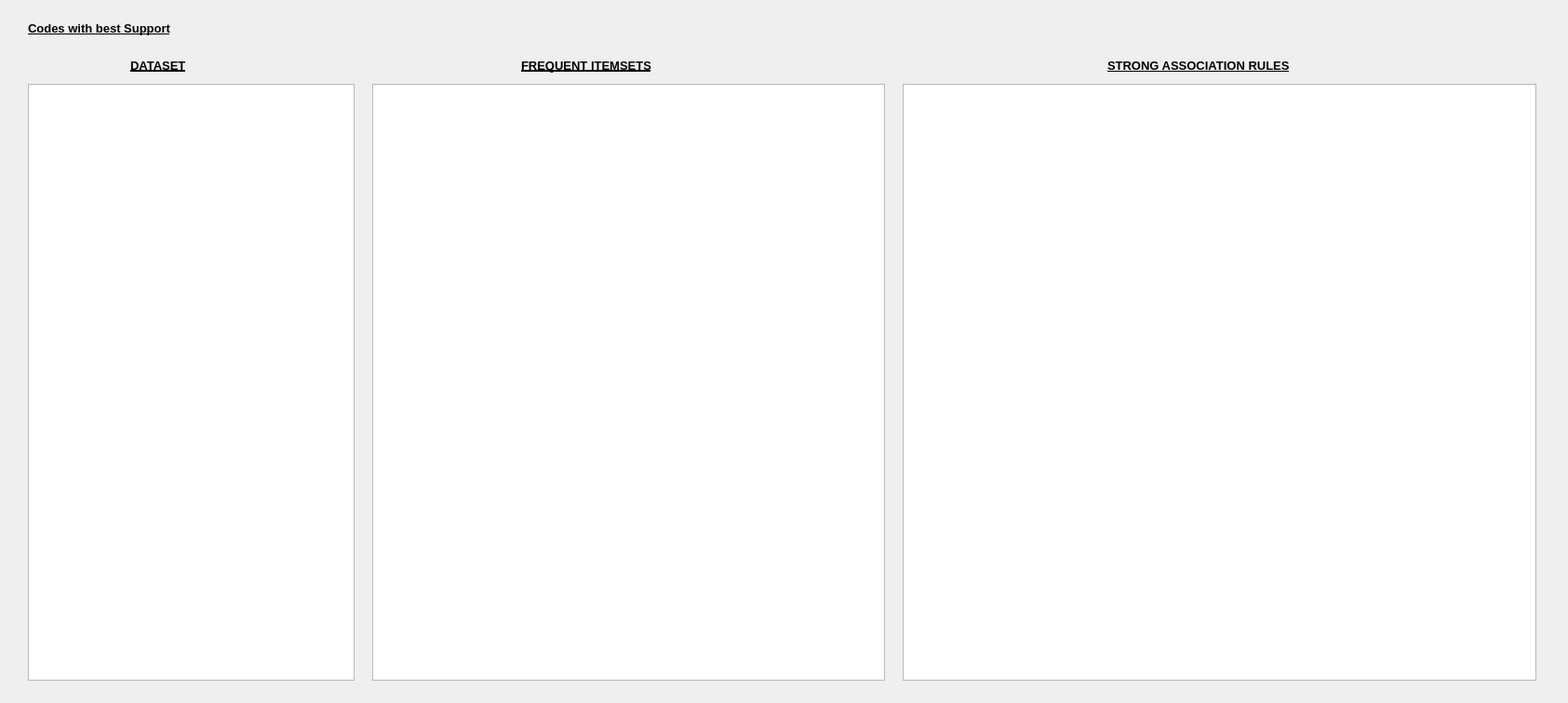
<?xml version="1.0" encoding="UTF-8"?>
<ui version="4.0">
 <class>mba</class>
 <widget class="QDialog" name="mba">
  <property name="geometry">
   <rect>
    <x>0</x>
    <y>0</y>
    <width>1685</width>
    <height>755</height>
   </rect>
  </property>
  <property name="windowTitle">
   <string>Market Basket Analysis</string>
  </property>
  <property name="windowIcon">
   <iconset>
    <normaloff>../Pics/Electronics.ico</normaloff>../Pics/Electronics.ico</iconset>
  </property>
  <widget class="QTableWidget" name="tablemba">
   <property name="geometry">
    <rect>
     <x>30</x>
     <y>90</y>
     <width>351</width>
     <height>641</height>
    </rect>
   </property>
  </widget>
  <widget class="QTableWidget" name="tablecombinations">
   <property name="geometry">
    <rect>
     <x>400</x>
     <y>90</y>
     <width>551</width>
     <height>641</height>
    </rect>
   </property>
  </widget>
  <widget class="QLabel" name="lblini">
   <property name="geometry">
    <rect>
     <x>250</x>
     <y>20</y>
     <width>1331</width>
     <height>21</height>
    </rect>
   </property>
   <property name="text">
    <string/>
   </property>
  </widget>
  <widget class="QLabel" name="label">
   <property name="geometry">
    <rect>
     <x>30</x>
     <y>20</y>
     <width>231</width>
     <height>21</height>
    </rect>
   </property>
   <property name="font">
    <font>
     <pointsize>10</pointsize>
     <weight>75</weight>
     <bold>true</bold>
     <underline>true</underline>
    </font>
   </property>
   <property name="text">
    <string>Codes with best Support</string>
   </property>
  </widget>
  <widget class="QLabel" name="lblini2">
   <property name="geometry">
    <rect>
     <x>140</x>
     <y>60</y>
     <width>101</width>
     <height>20</height>
    </rect>
   </property>
   <property name="font">
    <font>
     <pointsize>10</pointsize>
     <weight>75</weight>
     <bold>true</bold>
     <underline>true</underline>
    </font>
   </property>
   <property name="text">
    <string>DATASET</string>
   </property>
  </widget>
  <widget class="QTableWidget" name="tablefinal">
   <property name="geometry">
    <rect>
     <x>970</x>
     <y>90</y>
     <width>681</width>
     <height>641</height>
    </rect>
   </property>
  </widget>
  <widget class="QLabel" name="label_2">
   <property name="geometry">
    <rect>
     <x>560</x>
     <y>60</y>
     <width>201</width>
     <height>20</height>
    </rect>
   </property>
   <property name="font">
    <font>
     <pointsize>10</pointsize>
     <weight>75</weight>
     <bold>true</bold>
     <underline>true</underline>
    </font>
   </property>
   <property name="text">
    <string>FREQUENT ITEMSETS</string>
   </property>
  </widget>
  <widget class="QLabel" name="label_3">
   <property name="geometry">
    <rect>
     <x>1190</x>
     <y>60</y>
     <width>281</width>
     <height>21</height>
    </rect>
   </property>
   <property name="font">
    <font>
     <pointsize>10</pointsize>
     <weight>75</weight>
     <bold>true</bold>
     <underline>true</underline>
    </font>
   </property>
   <property name="text">
    <string>STRONG ASSOCIATION RULES</string>
   </property>
  </widget>
 </widget>
 <resources/>
 <connections/>
</ui>
